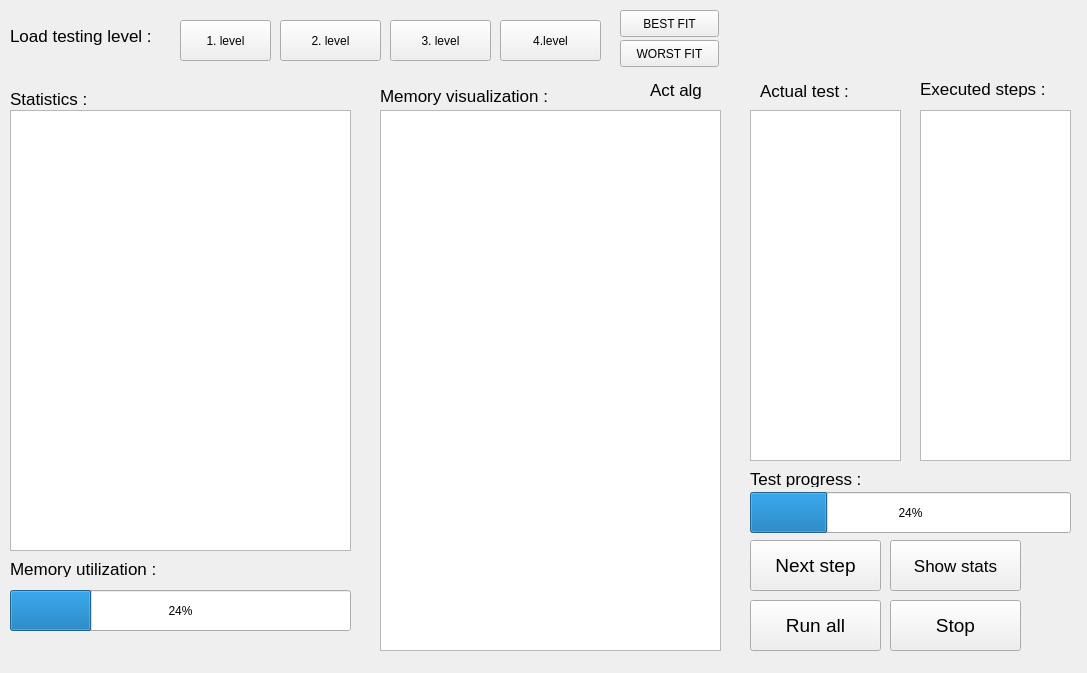
<?xml version="1.0" encoding="UTF-8"?>
<ui version="4.0">
 <class>Form</class>
 <widget class="QWidget" name="Form">
  <property name="geometry">
   <rect>
    <x>0</x>
    <y>0</y>
    <width>1087</width>
    <height>673</height>
   </rect>
  </property>
  <property name="windowTitle">
   <string>Form</string>
  </property>
  <widget class="QLabel" name="lbLTL">
   <property name="geometry">
    <rect>
     <x>10</x>
     <y>20</y>
     <width>151</width>
     <height>31</height>
    </rect>
   </property>
   <property name="font">
    <font>
     <pointsize>13</pointsize>
    </font>
   </property>
   <property name="text">
    <string>Load testing level :</string>
   </property>
  </widget>
  <widget class="QPushButton" name="btnLoadLvl1">
   <property name="geometry">
    <rect>
     <x>180</x>
     <y>20</y>
     <width>91</width>
     <height>41</height>
    </rect>
   </property>
   <property name="text">
    <string>1. level</string>
   </property>
  </widget>
  <widget class="QPushButton" name="btnLoadLvl2">
   <property name="geometry">
    <rect>
     <x>280</x>
     <y>20</y>
     <width>101</width>
     <height>41</height>
    </rect>
   </property>
   <property name="text">
    <string>2. level</string>
   </property>
  </widget>
  <widget class="QPushButton" name="btnLoadLvl3">
   <property name="geometry">
    <rect>
     <x>390</x>
     <y>20</y>
     <width>101</width>
     <height>41</height>
    </rect>
   </property>
   <property name="text">
    <string>3. level</string>
   </property>
  </widget>
  <widget class="QPushButton" name="btnLoadLvl4">
   <property name="geometry">
    <rect>
     <x>500</x>
     <y>20</y>
     <width>101</width>
     <height>41</height>
    </rect>
   </property>
   <property name="text">
    <string>4.level</string>
   </property>
  </widget>
  <widget class="QLabel" name="lbMV">
   <property name="geometry">
    <rect>
     <x>380</x>
     <y>80</y>
     <width>181</width>
     <height>31</height>
    </rect>
   </property>
   <property name="font">
    <font>
     <pointsize>13</pointsize>
    </font>
   </property>
   <property name="text">
    <string>Memory visualization : </string>
   </property>
  </widget>
  <widget class="QLabel" name="lbAT">
   <property name="geometry">
    <rect>
     <x>760</x>
     <y>80</y>
     <width>101</width>
     <height>21</height>
    </rect>
   </property>
   <property name="font">
    <font>
     <pointsize>13</pointsize>
    </font>
   </property>
   <property name="text">
    <string>Actual test :</string>
   </property>
  </widget>
  <widget class="QTextBrowser" name="tbActTest">
   <property name="geometry">
    <rect>
     <x>750</x>
     <y>110</y>
     <width>151</width>
     <height>351</height>
    </rect>
   </property>
   <property name="html">
    <string>&lt;!DOCTYPE HTML PUBLIC &quot;-//W3C//DTD HTML 4.0//EN&quot; &quot;http://www.w3.org/TR/REC-html40/strict.dtd&quot;&gt;
&lt;html&gt;&lt;head&gt;&lt;meta name=&quot;qrichtext&quot; content=&quot;1&quot; /&gt;&lt;style type=&quot;text/css&quot;&gt;
p, li { white-space: pre-wrap; }
&lt;/style&gt;&lt;/head&gt;&lt;body style=&quot; font-family:'Ubuntu'; font-size:11pt; font-weight:400; font-style:normal;&quot;&gt;
&lt;p style=&quot;-qt-paragraph-type:empty; margin-top:0px; margin-bottom:0px; margin-left:0px; margin-right:0px; -qt-block-indent:0; text-indent:0px;&quot;&gt;&lt;br /&gt;&lt;/p&gt;&lt;/body&gt;&lt;/html&gt;</string>
   </property>
  </widget>
  <widget class="QPushButton" name="btnNextStep">
   <property name="geometry">
    <rect>
     <x>750</x>
     <y>540</y>
     <width>131</width>
     <height>51</height>
    </rect>
   </property>
   <property name="font">
    <font>
     <pointsize>14</pointsize>
    </font>
   </property>
   <property name="text">
    <string>Next step</string>
   </property>
  </widget>
  <widget class="QPushButton" name="btnRunAll">
   <property name="geometry">
    <rect>
     <x>750</x>
     <y>600</y>
     <width>131</width>
     <height>51</height>
    </rect>
   </property>
   <property name="font">
    <font>
     <pointsize>14</pointsize>
    </font>
   </property>
   <property name="text">
    <string>Run all</string>
   </property>
  </widget>
  <widget class="QTextBrowser" name="tbMemVisual">
   <property name="geometry">
    <rect>
     <x>380</x>
     <y>110</y>
     <width>341</width>
     <height>541</height>
    </rect>
   </property>
  </widget>
  <widget class="QTextBrowser" name="tbStats">
   <property name="geometry">
    <rect>
     <x>10</x>
     <y>110</y>
     <width>341</width>
     <height>441</height>
    </rect>
   </property>
  </widget>
  <widget class="QLabel" name="lbStats">
   <property name="geometry">
    <rect>
     <x>10</x>
     <y>90</y>
     <width>101</width>
     <height>17</height>
    </rect>
   </property>
   <property name="font">
    <font>
     <pointsize>13</pointsize>
    </font>
   </property>
   <property name="text">
    <string>Statistics :</string>
   </property>
  </widget>
  <widget class="QLabel" name="lbActAlg">
   <property name="geometry">
    <rect>
     <x>650</x>
     <y>80</y>
     <width>71</width>
     <height>20</height>
    </rect>
   </property>
   <property name="font">
    <font>
     <pointsize>13</pointsize>
    </font>
   </property>
   <property name="text">
    <string>Act alg</string>
   </property>
  </widget>
  <widget class="QPushButton" name="btnSetBest">
   <property name="geometry">
    <rect>
     <x>620</x>
     <y>10</y>
     <width>99</width>
     <height>27</height>
    </rect>
   </property>
   <property name="text">
    <string>BEST FIT</string>
   </property>
  </widget>
  <widget class="QPushButton" name="btnSetWorst">
   <property name="geometry">
    <rect>
     <x>620</x>
     <y>40</y>
     <width>99</width>
     <height>27</height>
    </rect>
   </property>
   <property name="text">
    <string>WORST FIT</string>
   </property>
  </widget>
  <widget class="QLabel" name="lbES">
   <property name="geometry">
    <rect>
     <x>920</x>
     <y>80</y>
     <width>131</width>
     <height>17</height>
    </rect>
   </property>
   <property name="font">
    <font>
     <pointsize>13</pointsize>
    </font>
   </property>
   <property name="text">
    <string>Executed steps :</string>
   </property>
  </widget>
  <widget class="QTextBrowser" name="tbExecSteps">
   <property name="geometry">
    <rect>
     <x>920</x>
     <y>110</y>
     <width>151</width>
     <height>351</height>
    </rect>
   </property>
  </widget>
  <widget class="QPushButton" name="btnStop">
   <property name="geometry">
    <rect>
     <x>890</x>
     <y>600</y>
     <width>131</width>
     <height>51</height>
    </rect>
   </property>
   <property name="font">
    <font>
     <pointsize>14</pointsize>
    </font>
   </property>
   <property name="text">
    <string>Stop</string>
   </property>
  </widget>
  <widget class="QProgressBar" name="pbMemUtil">
   <property name="geometry">
    <rect>
     <x>10</x>
     <y>590</y>
     <width>341</width>
     <height>41</height>
    </rect>
   </property>
   <property name="value">
    <number>24</number>
   </property>
  </widget>
  <widget class="QLabel" name="lbMemUtil">
   <property name="geometry">
    <rect>
     <x>10</x>
     <y>560</y>
     <width>211</width>
     <height>17</height>
    </rect>
   </property>
   <property name="font">
    <font>
     <pointsize>13</pointsize>
    </font>
   </property>
   <property name="text">
    <string>Memory utilization :</string>
   </property>
  </widget>
  <widget class="QProgressBar" name="pbTest">
   <property name="geometry">
    <rect>
     <x>750</x>
     <y>492</y>
     <width>321</width>
     <height>41</height>
    </rect>
   </property>
   <property name="value">
    <number>24</number>
   </property>
  </widget>
  <widget class="QLabel" name="lbTestProgres">
   <property name="geometry">
    <rect>
     <x>750</x>
     <y>470</y>
     <width>211</width>
     <height>17</height>
    </rect>
   </property>
   <property name="font">
    <font>
     <pointsize>13</pointsize>
    </font>
   </property>
   <property name="text">
    <string>Test progress :</string>
   </property>
  </widget>
  <widget class="QPushButton" name="btnAllStats">
   <property name="geometry">
    <rect>
     <x>890</x>
     <y>540</y>
     <width>131</width>
     <height>51</height>
    </rect>
   </property>
   <property name="font">
    <font>
     <pointsize>13</pointsize>
    </font>
   </property>
   <property name="text">
    <string>Show stats</string>
   </property>
  </widget>
 </widget>
 <resources/>
 <connections/>
</ui>
